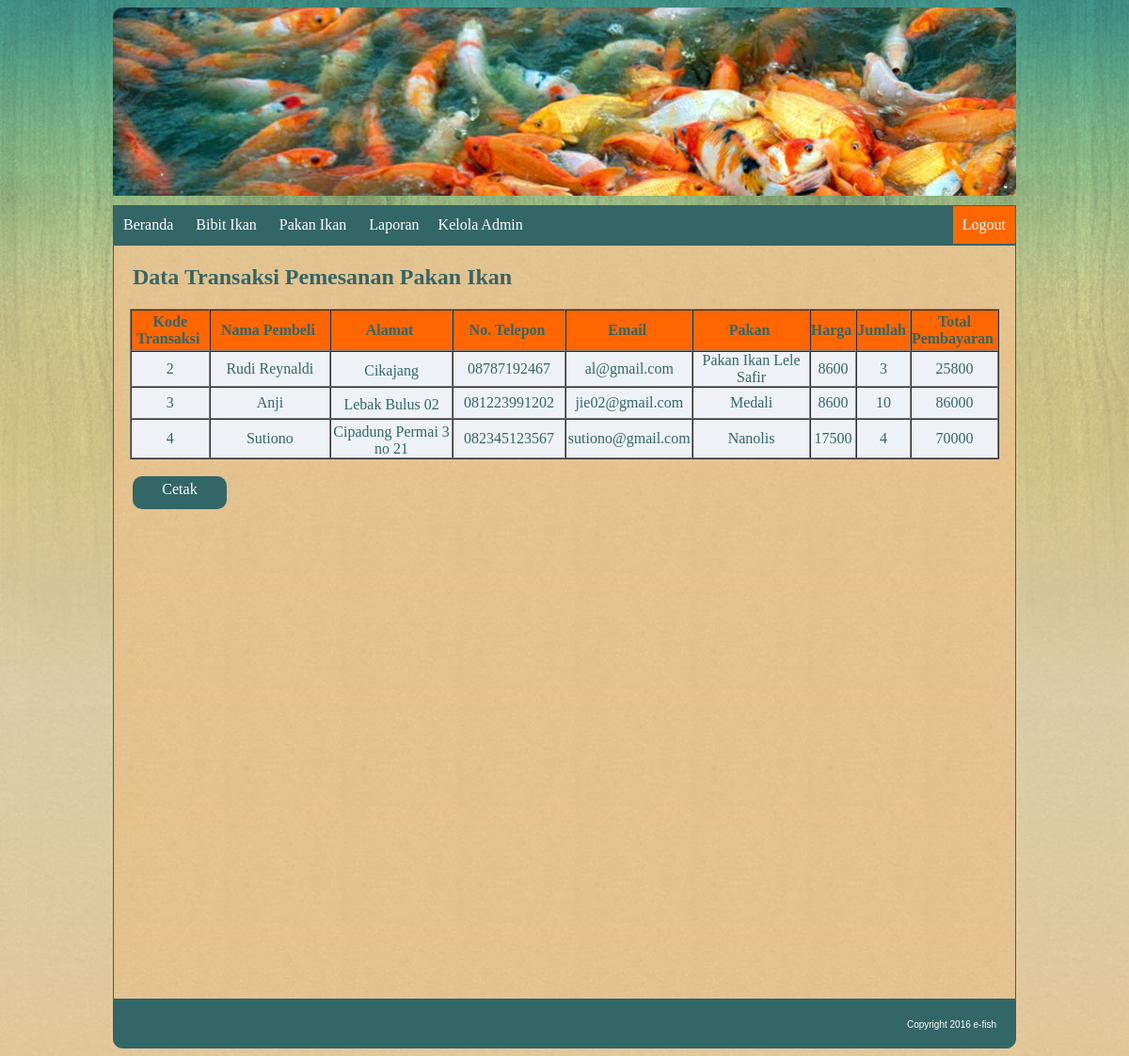
Screenshot of /laporanpakan.php with the database file from the repository.
### tables this page shows
CREATE TABLE `transaksip` (
  `id_transaksi` int(11) NOT NULL,
  `nama_pembeli` varchar(40) NOT NULL,
  `alamat` text NOT NULL,
  `no_telepon` char(15) NOT NULL,
  `email` varchar(40) NOT NULL,
  `pakan` varchar(40) NOT NULL,
  `harga` int(11) NOT NULL,
  `jumlah` int(11) NOT NULL,
  `total` int(11) NOT NULL
);

### laporanpakan.php (the view, shortened to what this page needs)
<!DOCTYPE html>
<html>
<head>
</head>
<link href="css/style.css" type="text/css" rel="stylesheet">
<body>
</body>
<div id="canvas">
	<div id="header">
	</div>
	<div id="menu">
		<ul>
			<li class="utama"><a href="formadmin.php">Beranda</a></li>
			<li class="utama"><a href="">Bibit Ikan</a>
			</li>
			<li class="utama"><a href="">Pakan Ikan</a>
			</li>
			<li class="utama"><a href="">Laporan</a>
			<li class="utama"><a href="tambahadmin.php">Kelola Admin</a>
			</li>
			<li class="utama" style="background-color:#f60;  float: right; "><a href="logoutadmin.php">Logout</a>
			</li>
		</ul>
	</div>
	<div id="isi">
		<h2 style="padding-left: 20px">Data Transaksi Pemesanan Pakan Ikan</h2>
			<table width="924" border="1" align="center" cellpadding="0" cellspacing="0">
				<tr bgcolor="FF6600" >
					<th width="10%" height="42">Kode Transaksi</td>&nbsp;
					<th width="20%">Nama Pembeli</td>&nbsp;
					<th width="20%">Alamat</td>&nbsp;
					<th width="15%">No. Telepon</td>&nbsp;
					<th width="15%">Email</td>&nbsp;
					<th width="25%">Pakan</td>&nbsp;
					<th width="25%"> Harga</td>&nbsp;
					<th width="10%"> Jumlah</td>&nbsp;
					<th width="25%"> Total Pembayaran</td>&nbsp;
				</tr>
				<?php
					$sql = mysql_query("select * from transaksip order by id_transaksi asc") or die (mysql_error());
					while($data = mysql_fetch_array($sql)) {
				?>
				<tr align="center"  bgcolor="#EEF2F7">
					<td height="32"><div align="center"><?php echo $data['id_transaksi']; ?></div></td>
					<td><div align="center"><?php echo $data['nama_pembeli']; ?></div></td>
					<td><div align="center" style="padding-top: 4px"><?php echo $data['alamat']; ?></div></td>
					<td><div align="center"><?php echo $data['no_telepon']; ?></div></td>
					<td><div align="center"><?php echo $data['email']; ?></div></td>
					<td><div align="center"><?php echo $data['pakan']; ?></div></td>
					<td><div align="center"><?php echo $data['harga']; ?></div></td>
					<td><div align="center"><?php echo $data['jumlah']; ?></div></td>
					<td><div align="center"><?php echo $data['total']; ?></div></td>
				</tr>
			 	<?php
				}
				?>
			</table>
			<br>
			<div class="button" style="margin-left: 20px; text-align: center; padding-top: 5px; "><a href="cetakp.php" style="text-decoration: none; color: #fff;" target="new">Cetak</a></div>
	</div>
	<div id="footer">
		Copyright 2016 e-fish
	</div>
</div>
</html>

### css/style.css (style rules this page uses)
body { font-family: "arial"; background-image:url(../img/bg-pattern.jpg); }
#canvas { width: 960px; margin: 0 auto; }
#header { font-size: 20px; border: 0 solid silver; margin-bottom: 10px; height: 200px; border-top-right-radius:10px; border-top-left-radius:10px; background-image:url(../img/jual-benih-ikan-koi-surya-mina.jpg); text-align:left; color: #FFF; font-family: "Earth Orbiter"; font-size:50px; padding: 0 80px; }
#menu { border: 1px solid #336666; background-color: #336666; font-family: "Caviar Dreams"; }
#menu ul { list-style: none; margin: 0; padding: 0; }
#menu ul li.utama { display: inline-table; }
#menu ul li a { display: block;; text-decoration: none; line-height: 40px; padding: 0 10px; color: #FFF; }
#isi { min-height: 800px; border: 1px solid #336666; background-image:url(../img/bg-body.jpg); font-family: "Maiandra GD"; color:#336666; }
#footer { font-size:10px; height: 30px; text-align:right; border-bottom-right-radius:10px; border-bottom-left-radius:10px; background-color: #336666; color: #fff; border: 1px solid #336666; padding-top:20px; padding-right:20px; }
.button { background-color:#336666; border:0; width:100px; height:30px; border-radius:10px; color:#FFF; cursor:pointer; font-family:"Caviar Dreams"; text-decoration:none; }

### rows the page displays
transaksip: id_transaksi "2", nama_pembeli "Rudi Reynaldi", alamat "Cikajang", no_telepon "08787192467", email "al@gmail.com", pakan "Pakan Ikan Lele Safir", harga "8600", jumlah "3", total "25800"
transaksip: id_transaksi "3", nama_pembeli "Anji", alamat "Lebak Bulus 02", no_telepon "081223991202", email "jie02@gmail.com", pakan "Medali", harga "8600", jumlah "10", total "86000"
transaksip: id_transaksi "4", nama_pembeli "Sutiono", alamat "Cipadung Permai 3 no 21", no_telepon "082345123567", email "sutiono@gmail.com", pakan "Nanolis", harga "17500", jumlah "4", total "70000"
